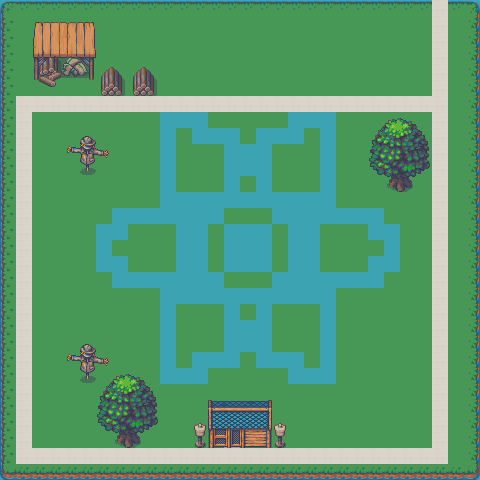

The image is a tile-based game level rendered from a .tmx file. Its description and source (layers, tilesets, objects; grid data summarised) follow:
An orthogonal 30x30 tile map with 16x16 px tiles, 3 tile layers (Background, Road, Prop), 3 tilesets and 10 objects (6x NPC, 4x Transaction).

<map version="1.10" tiledversion="1.12.2" class="MapMeta" orientation="orthogonal" renderorder="right-down" width="30" height="30" tilewidth="16" tileheight="16" infinite="0" nextlayerid="5" nextobjectid="28">
 <properties>
  <property name="mapId" value="891e09c1-4118-5933-ab59-4f59be8ada85" />
  <property name="Sort" type="int" value="8" />
  <property name="mapName" value="量子仙宗" />
  <property name="region" value="量子仙宗" />
  <property name="type" propertytype="MapType" value="outDoor" />
 </properties>
 <tileset firstgid="1" source="../../../tilesets/Game_Maker_Studio_Autotiles_16x16.tsx" />
 <tileset firstgid="1249" source="../../../tilesets/3_Props_and_Buildings_16x16.tsx" />
 <tileset firstgid="5729" source="../../../tilesets/6_Trees_16x16.tsx" />
 <layer id="1" name="Background" width="30" height="30">
  <data>[900 cells, 900 non-empty, 9 distinct tile ids]</data>
 </layer>
 <layer id="2" name="Road" width="30" height="30">
  <data>[900 cells, 104 non-empty, 1 distinct tile ids]</data>
 </layer>
 <layer id="3" name="Prop" width="30" height="30">
  <data>[900 cells, 238 non-empty, 68 distinct tile ids]</data>
 </layer>
 <objectgroup id="4" name="Interactive">
  <object id="16" type="Transaction" x="432" y="0" width="16" height="16">
   <properties>
    <property name="from" value="891e09c1-4118-5933-ab59-4f59be8ada85" />
    <property name="to" value="fb215e50-cd81-5f1a-a285-b32c09a09834" />
   </properties>
  </object>
  <object id="17" type="Transaction" x="432" y="16" width="15.8228" height="15.6904">
   <properties>
    <property name="from" value="fb215e50-cd81-5f1a-a285-b32c09a09834" />
    <property name="to" value="891e09c1-4118-5933-ab59-4f59be8ada85" />
   </properties>
  </object>
  <object id="18" type="Transaction" x="224" y="432" width="16" height="16">
   <properties>
    <property name="from" value="891e09c1-4118-5933-ab59-4f59be8ada85" />
    <property name="to" value="a8e90daa-ea13-5d87-a4f8-88bd76bff121" />
   </properties>
  </object>
  <object id="19" type="Transaction" x="224" y="448" width="16" height="16">
   <properties>
    <property name="from" value="a8e90daa-ea13-5d87-a4f8-88bd76bff121" />
    <property name="to" value="891e09c1-4118-5933-ab59-4f59be8ada85" />
   </properties>
  </object>
  <object id="20" name="Pete Hunt" type="NPC" x="406.605" y="85.9993">
   <properties>
    <property name="npcId" value="9dd3e6a1-754c-5982-8ddb-a968597126d1" />
   </properties>
   <point />
  </object>
  <object id="21" name="Tanner Linsley" type="NPC" x="169.247" y="83.9353">
   <properties>
    <property name="npcId" value="0ba1e18a-db68-577c-b892-fd80fb253197" />
   </properties>
   <point />
  </object>
  <object id="22" name="加藤大志" type="NPC" x="421.741" y="437.564">
   <properties>
    <property name="npcId" value="72ebc625-0d87-55a4-ba96-ea7e9e5b0ed6" />
   </properties>
   <point />
  </object>
  <object id="23" name="Vitaly Rtishchev" type="NPC" x="39.2157" y="436.877">
   <properties>
    <property name="npcId" value="d82ff4b6-7bbd-5efc-982d-3f98a0cac929" />
   </properties>
   <point />
  </object>
  <object id="24" name="Matt DeBergalis" type="NPC" x="328.861" y="86.6873">
   <properties>
    <property name="npcId" value="52721b2c-3124-507b-9f65-97a6a9720d56" />
   </properties>
   <point />
  </object>
  <object id="25" name="Geoff Schmidt" type="NPC" x="344.685" y="88.0633">
   <properties>
    <property name="npcId" value="a90cc3ef-7e58-544c-b944-8a8414ffb934" />
   </properties>
   <point />
  </object>
 </objectgroup>
</map>
